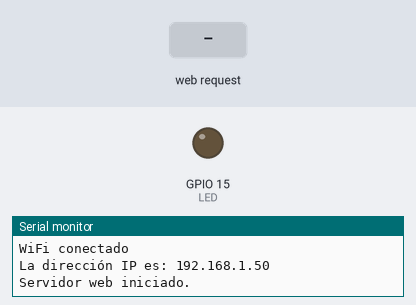
The sketch below on a simulated ESP32. On the bench: output pins drawn as LEDs (lit = HIGH), the last lines printed to the serial monitor. The test bench sets the inputs (shaded band). WiFi joins after 1.5 s; servers stay silent unless stated.

Above: at 3.2 s.
3.3 s: HTTP request GET /on2 received
At 4.0 s:
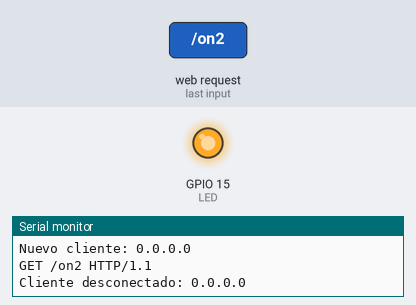
4.8 s: HTTP request GET /off2 received
At 5.2 s:
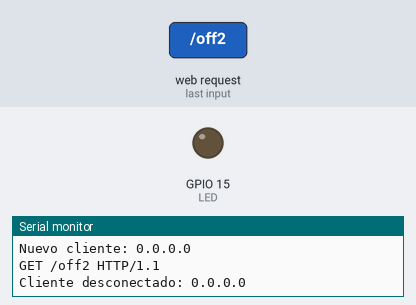
Timing chart, 0 to 7.8 s (numbered marks = the images above; inputs shaded):
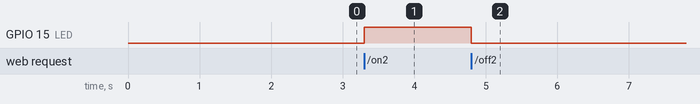

The sketch:

Inciso_5.ino
```cpp
#include <WiFi.h>
#include <WiFiClient.h>
const char* ssid = "Fam Torro";
const char* password = "Kakaroto_1972";
WiFiServer server(80);
//Usar el pin 15 GPIO
#define LED 15
String estado = "";
void setup() {
Serial.begin(115200);
pinMode(LED, OUTPUT);
digitalWrite(LED, LOW);
// Conectando a WiFi
WiFi.begin(ssid, password);
// Checa si esta conectado
while (WiFi.status() != WL_CONNECTED) {
delay(1000);
Serial.print(".");
}
Serial.println("");
Serial.println("WiFi conectado");
Serial.print("La dirección IP es: ");
Serial.println(WiFi.localIP()); //Muestra IP
// Inicio del Servidor web.
server.begin();
Serial.println("Servidor web iniciado.");
}
void loop() {
// Consulta si se ha conectado algún cliente.
WiFiClient client = server.available();
if (!client) {
return;
}
Serial.print("Nuevo cliente: ");
Serial.println(client.remoteIP());
// Espera hasta que el cliente envíe datos.
while(!client.available()){ delay(1); }
/////////////////////////////////////////////////////
// Lee la información enviada por el cliente.
String req = client.readStringUntil('\r');
Serial.println(req);
// Realiza la petición del cliente.
if (req.indexOf("on2") != -1) {digitalWrite(LED, HIGH);
estado = "Encendido";}
if (req.indexOf("off2") != -1){digitalWrite(LED, LOW);
estado = "Apagado";}
//////////////////////////////////////////////// Página WEB. ////////////////////////////
client.println("HTTP/1.1 200 OK");
client.println("Content-Type: text/html");
client.println(""); // Importante.
client.println("<!DOCTYPE HTML>");
client.println("<html>");
client.println("<head><meta charset=utf-8></head>");
client.println("<body><center><font face='Arial'>");
client.println("<h1>Servidor web con ESP32.</h1>");
client.println("<h1>Ivanna Torróntegui</h1>");
client.println("<h2><font color='#009900'>Webserver 1.0</font></h2>");
client.println("<h3>Práctica boton</h3>");
client.println("<br><br>");
client.println("<a href='on2'><button>Enciende LED</button></a>");
client.println("<a href='off2'><button>Apaga LED</button></a>");
client.println("<br><br>");
client.println(estado);
client.println("</font></center></body></html>");
Serial.print("Cliente desconectado: ");
Serial.println(client.remoteIP());
client.flush();
client.stop();
}
```

Measured:
- after the input at 3.3 s, GPIO 15 (LED): LOW → HIGH at once
- after the input at 4.8 s, GPIO 15 (LED): HIGH → LOW at once
